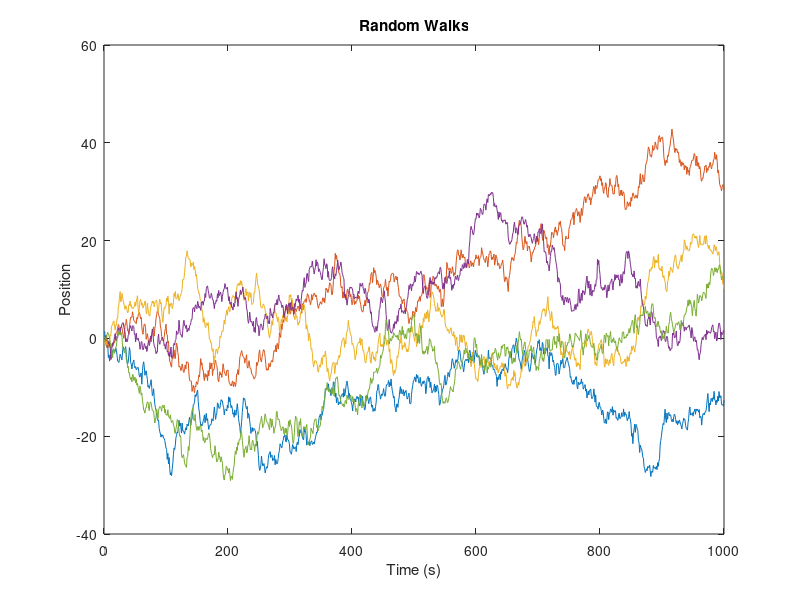

Recreate this plot in MATLAB.
%% Example MATLAB File for |enjaden|
% 
% This is an example of a MATLAB file which publishes nicely to Jade via
% the |enjaden| tool. It shows what types of paragraph styles and inline
% markup are possible, like *bold* and _italic_ markup.
%
% New paragraphs will each get their own &lt;p&gt; tag.
%
% It shows <https://github.com/tuckermcclure/m2jade links>. Links are only
% captured when they look like the above. Note that < this > will note show
% up as a link, and neither will <strong>this</strong>.
%
% There are numerous paragraph styles, such as code blocks:
%
%   code
%   line 2: code
%   line 3: code
%
% and preformatted text:
%
%  PRE
%     TEXT
%
% There are also the expected ordered and unordered lists. Note that these
% must be offset with a spacer line so that they can be differentiated from
% *bold* inline text that happens to start a new line.
%
% * This is the first part of the list.
% * This is the second part. It's longer than the first. In fact, it's so
%   long that it extends to a new line, without breaking the list.
% * This is the third and final thing.
%
% Numbered lists work the same way:
%
% # Thing 1
% # Thing 2
% # Thing 3

%% Some Actual Code
% 
% Here in this section (marked with %%), we'll include some actual code.
% When |enjaden| comes across this, it will evaluate it and show the
% resulting command window output and figures, just below the code.

% Make a series of random walks.
t = 1:1000;
y = cumsum(randn(5, length(t)), 2);
y(:, end)

% Plot some things.
figure(1);
clf();
plot(t, y);
xlabel('Time');
ylabel('Position');
title('Random Walks');

%% Second Section
% In this section, we'll highlight that you don't *always* have to skip a
% line between the header and paragraph. But we might want to before
% inserting an image so that it will get its own line and not be part of
% the paragraph:
% 
% <<https://github.com/tuckermcclure/m2jade/blob/master/ml2jade_logo.png>>

%%
% Note that the location of the image can be absolute or relative to the 
% file.

%% Section the Third
%
% Note that any time you change a figure, it gets included in the output.
% Let's add some units to the x axis.

xlabel('Time (s)');

%%
% By the way, we can keep adding paragraphs by making new %% sections and
% just not giving them headers.

%% A Demonstration of Equations
% 
% This part is pretty fun. _We're going to show how to use MathJax for 
% equations_! This looks way better than what |publish| does. (Also, note
% that the inline markup in this paragraph spans multiple lines; it's still
% detected correctly.)
%
% Inline equations use single dollar signs, like $x$. Let's discuss in more
% detail in a _display equation_:
%
% $$x = f(x)$$
%
% Looks nice, right? The only downside to using MathJax is that one must be
% connected to the internet. So if you're publishing a MATLAB file to Jade
% from a desert island (or, more likely, on some ancient plane that doesn't
% give you free wifi), you won't be able to see your equations.

%%
% This concludes the example. See |ml2jade_example.jade| for an example of
% a Jade file ready to have its MATLAB sections evaluated and inserted into
% a new Jade file.
